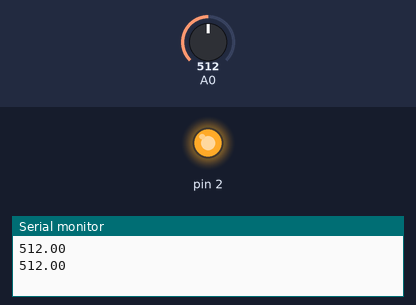
Simulated run of this sketch. Board: Arduino Uno, built with avr-gcc and run on an emulated ATmega328P. Shown: output pins drawn as LEDs (lit = HIGH), the last lines printed to the serial monitor. The inputs (shaded band) are chosen by the test bench; at power-on: A0 = 512.

Above: at 5.8 s.
5.9 s: A0 set to 290
At 10.5 s:
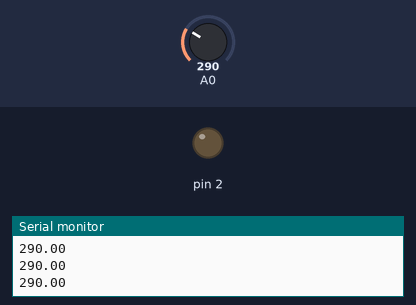
11.9 s: A0 set to 309
At 12.4 s:
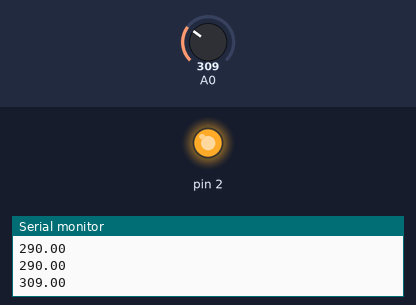
22.7 s: A0 set to 122
At 27.4 s:
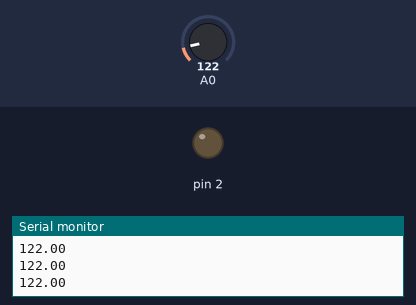
28.7 s: A0 set to 306
At 29.9 s:
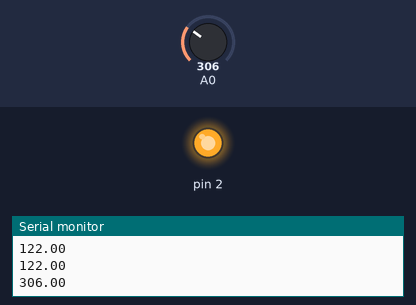
Timing chart, 0 to 31.7 s (numbered marks = the images above; inputs shaded):
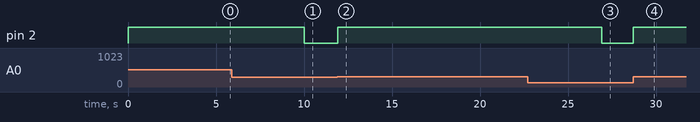

The sketch:

prox.ino
```cpp
void setup() {
  // put your setup code here, to run once:
pinMode(A0,INPUT);
pinMode(2,OUTPUT);
Serial.begin(9600);
}

void loop() {
  // put your main code here, to run repeatedly:
float val = analogRead(A0);
Serial.println(val);

if (val > 300){
  digitalWrite(2,HIGH);
  delay(5000);
  digitalWrite(2,LOW);
}

}
```

Measured:
- the behaviour switches between 300 and 301 on A0 (found by bisection; images 1 and 2)
- after the input at 5.9 s, pin 2: HIGH → LOW after 4.1 s
- after the input at 11.9 s, pin 2: LOW → HIGH at once
- after the input at 22.7 s, pin 2: HIGH → LOW after 4.2 s
- after the input at 28.7 s, pin 2: LOW → HIGH at once
